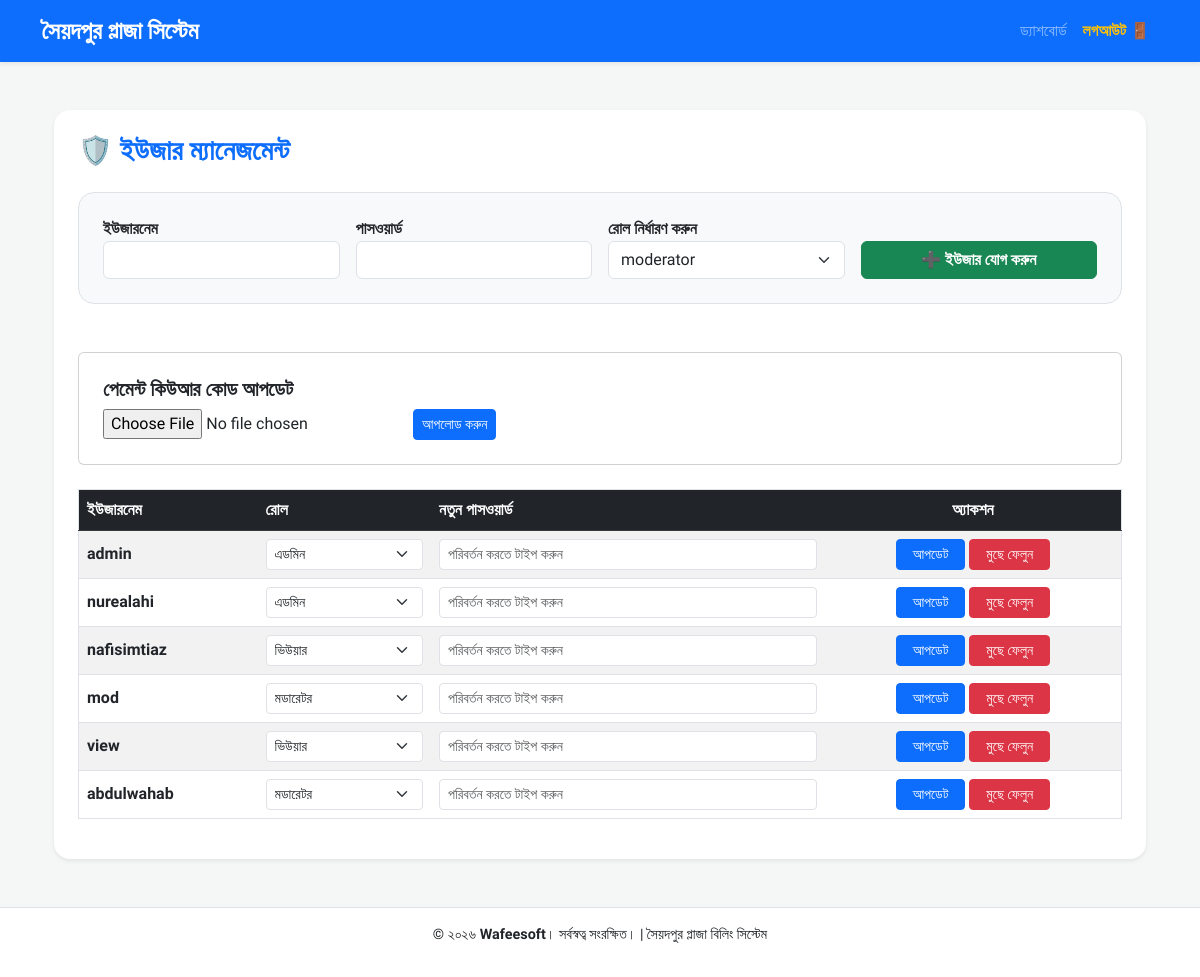
The app's page /admin/admin_settings (signed in) with its own data.
### tables this page shows
CREATE TABLE "users" (
	"id"	INTEGER,
	"username"	TEXT NOT NULL UNIQUE,
	"password"	TEXT NOT NULL,
	"role"	TEXT NOT NULL,
	PRIMARY KEY("id" AUTOINCREMENT)
);

### app.py (the view, shortened to what this page needs)
@app.route('/admin/admin_settings', methods=['GET', 'POST'])
@role_required(['admin'])
def admin_settings():
    conn = get_db_connection()
    users_list = conn.execute('SELECT * FROM users').fetchall()
    conn.close()
    return render_template('admin_settings.html', users=users_list)

### app.py (called while the page is built)
def get_db_connection():
    conn = sqlite3.connect(DB_PATH)
    conn.row_factory = sqlite3.Row
    return conn

def role_required(allowed_roles):
    def decorator(f):
        @wraps(f)
        def decorated_function(*args, **kwargs):
            if 'role' not in session:
                flash('দয়া করে আগে লগইন করুন।', 'danger')
                return redirect(url_for('login'))
            user_role = session['role']
            if user_role not in allowed_roles:
                flash('এই পেজে প্রবেশ করার আপনার অনুমতি নেই!', 'danger')
                return redirect(url_for('dashboard')) # অথবা অন্য কোনো পেজ
            return f(*args, **kwargs)
        return decorated_function
    return decorator

@app.context_processor
def inject_user_role():
    username = session.get('username', 'Guest')
    user_role = session.get('user_role', 'None')
    return dict(username=username, user_role=user_role)

### templates/admin_settings.html (shortened to what this page needs)
{% extends 'base.html' %}
{% block content %}
<div class="container mt-4">
    <div class="card p-4 shadow-sm border-0 rounded-4">
        <h3 class="fw-bold text-primary mb-4">🛡️ ইউজার ম্যানেজমেন্ট</h3>
        <form action="{{ url_for('admin_settings') }}" method="POST" class="mb-5 p-4 bg-light rounded-4 border">
            <div class="row g-3 align-items-end">
                <div class="col-md-3">
                    <label class="fw-bold">ইউজারনেম</label>
                    <input type="text" name="username" class="form-control" required>
                </div>
                <div class="col-md-3">
                    <label class="fw-bold">পাসওয়ার্ড</label>
                    <input type="password" name="password" class="form-control" required>
                </div>
                <div class="col-md-3">
                    <label class="fw-bold">রোল নির্ধারণ করুন</label>
                    <select name="user_role" class="form-select">
                        <option value="moderator">moderator</option>
                    </select>
                </div>
                <div class="col-md-3">
                    <button type="submit" class="btn btn-success w-100 fw-bold">➕ ইউজার যোগ করুন</button>
                </div>
            </div>
        </form>
        <div class="card p-4 mb-4">
            <h5 class="fw-bold">পেমেন্ট কিউআর কোড আপডেট</h5>
            <form action="{{ url_for('upload_qr_code') }}" method="POST" enctype="multipart/form-data">
                <input type="file" name="qr_image" accept="image/*" required>
                <button type="submit" class="btn btn-primary btn-sm">আপলোড করুন</button>
            </form>
        </div>
        <div class="table-responsive">
            <table class="table table-hover table-striped align-middle border">
                <thead class="table-dark">
                    <tr>
                        <th>ইউজারনেম</th>
                        <th>রোল</th>
                        <th>নতুন পাসওয়ার্ড</th>
                        <th class="text-center">অ্যাকশন</th>
                    </tr>
                </thead>
                <tbody>
                    {% for user in users %}
                    <tr>
                        <form action="{{ url_for('admin_settings') }}" method="POST">
                            <td><strong>{{ user.username }}</strong></td>
                            <td>
                                <select name="role" class="form-select form-select-sm">
                                    <option value="admin" {% if user.role == 'admin' %}selected{% endif %}>এডমিন</option>
                                    <option value="moderator" {% if user.role == 'moderator' %}selected{% endif %}>মডারেটর</option>
                                    <option value="viewer" {% if user.role == 'viewer' %}selected{% endif %}>ভিউয়ার</option>
                                </select>
                            </td>
                            <td>
                                <input type="password" name="password" placeholder="পরিবর্তন করতে টাইপ করুন" class="form-control form-control-sm">
                            </td>
                            <td class="text-center">
                                <button type="submit" name="action" value="update" class="btn btn-primary btn-sm px-3">আপডেট</button>
                                <button type="submit" name="action" value="delete" class="btn btn-danger btn-sm px-3" onclick="return confirm('মুছে ফেলতে চান?');">মুছে ফেলুন</button>
                            </td>
                        </form>
                    </tr>
                    {% endfor %}
                </tbody>
            </table>
        </div>
    </div>
</div>
{% endblock %}

### templates/base.html (style rules this page uses)
body { font-family: 'Hind Siliguri', sans-serif; background-color: #f4f7f6; display: flex; flex-direction: column; min-height: 100vh; }

### records on screen
users: username "admin", role "এডমিন"
users: username "nurealahi", role "এডমিন"
users: username "nafisimtiaz", role "ভিউয়ার"
users: username "mod", role "মডারেটর"
users: username "view", role "ভিউয়ার"
users: username "abdulwahab", role "মডারেটর"
